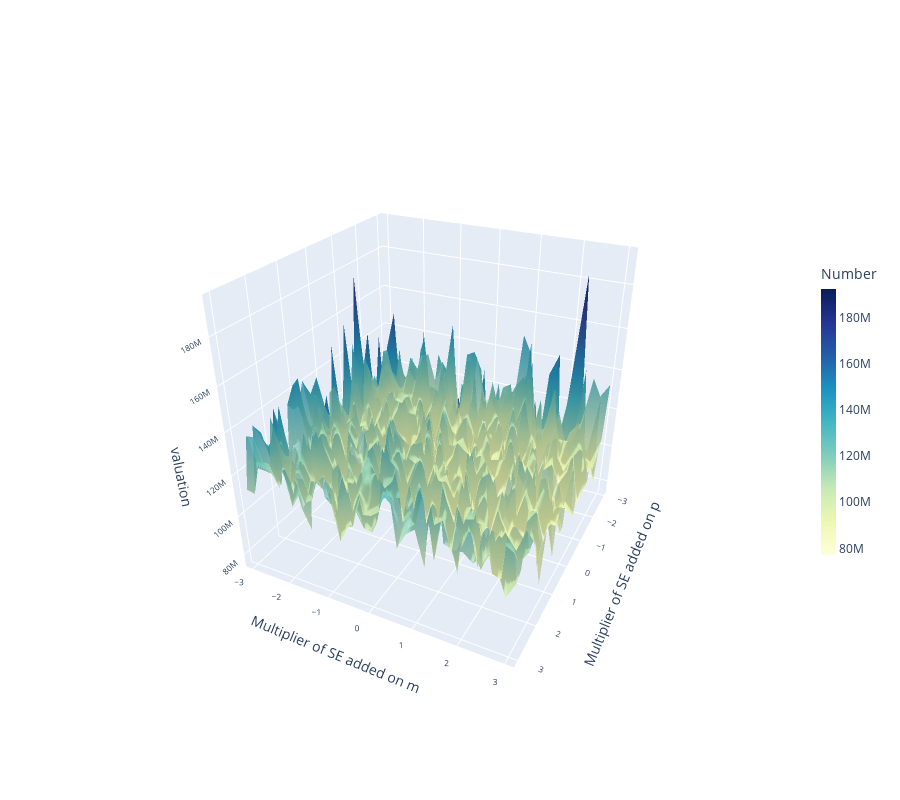

Notebook cell for this chart:
### Code cell
fig3

### Figure 1 — Plotly figure (JSON) as saved in the notebook; plotly's stock layout.template omitted (floating-point values rounded to 4 significant figures; data arrays with more than 128 entries replaced by an {"elided": "..."} marker saying what was removed)
{"data": [{"colorbar": {"len": 0.5, "thickness": 15, "title": {"text": "Number"}}, "colorscale": [[0, "rgb(255,255,217)"], [0.125, "rgb(237,248,177)"], [0.25, "rgb(199,233,180)"], [0.375, "rgb(127,205,187)"], [0.5, "rgb(65,182,196)"], [0.625, "rgb(29,145,192)"], [0.75, "rgb(34,94,168)"], [0.875, "rgb(37,52,148)"], [1, "rgb(8,29,88)"]], "opacity": 0.8, "type": "surface", "x": [3.0, 2.8, 2.6, 2.4, 2.2, 2.0, 1.8, 1.6, 1.4, 1.2, 1.0, 0.8, 0.6, 0.4, 0.2, 2.665e-15, -0.2, -0.4, -0.6, -0.8, -1.0, -1.2, -1.4, -1.6, -1.8, -2.0, -2.2, -2.4, -2.6, -2.8, -3], "y": [-3, -2.8, -2.6, -2.4, -2.2, -2.0, -1.8, -1.6, -1.4, -1.2, -1.0, -0.8, -0.6, -0.4, -0.2, 2.665e-15, 0.2, 0.4, 0.6, 0.8, 1.0, 1.2, 1.4, 1.6, 1.8, 2.0, 2.2, 2.4, 2.6, 2.8, 3.0], "z": {"elided": "31x31 float values"}}], "layout": {"autosize": true, "height": 800, "scene": {"aspectmode": "cube", "camera": {"eye": {"x": 2, "y": 1, "z": 1.25}}, "xaxis": {"tickfont": {"size": 10}, "title": {"text": "Multiplier of SE added on p"}, "type": "linear"}, "yaxis": {"tickangle": 1, "tickfont": {"size": 10}, "title": {"text": "Multiplier of SE added on m"}}, "zaxis": {"tickfont": {"size": 10}, "title": {"text": "valuation"}}}}}
